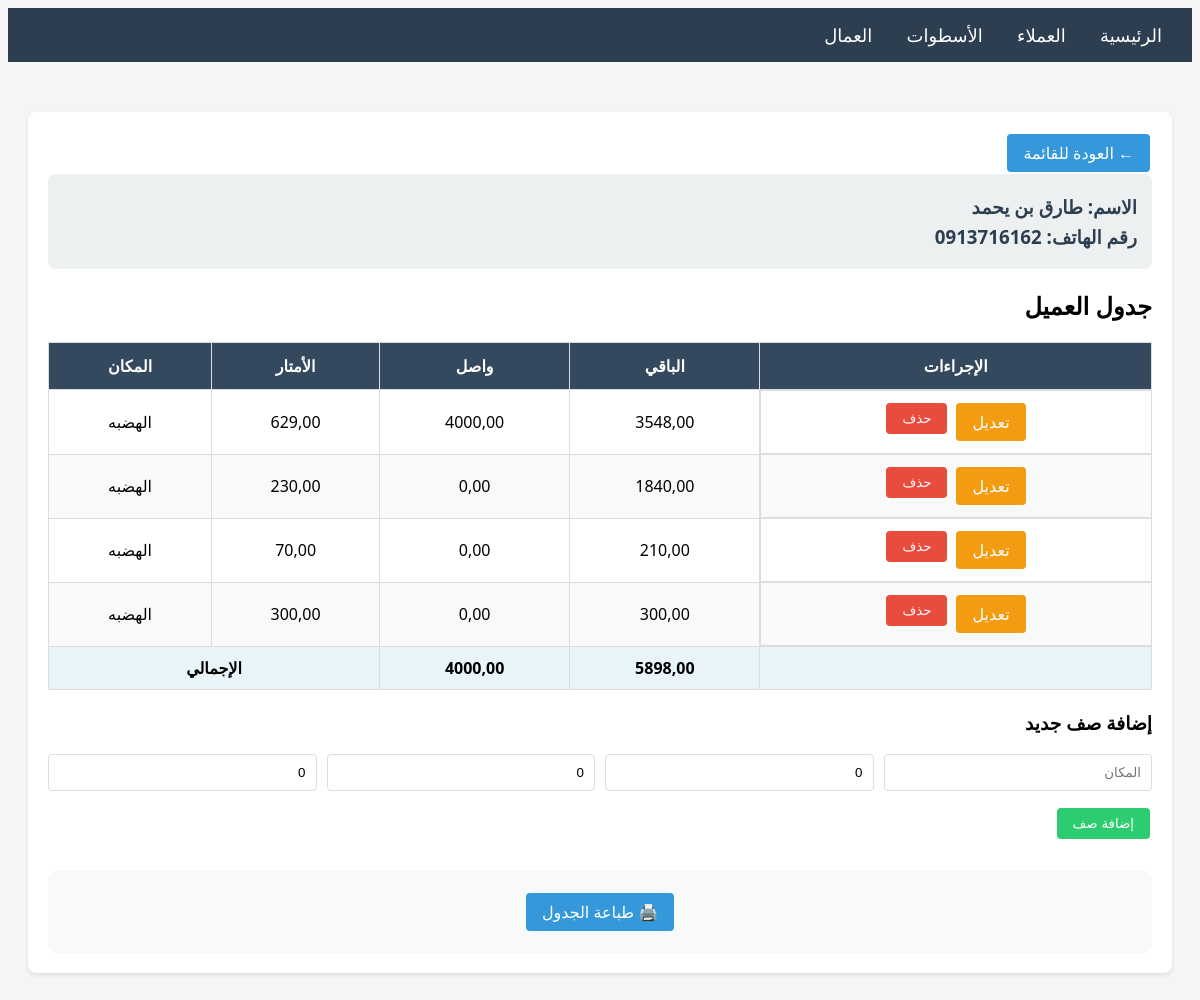
Screenshot of /customers/8/ with the database file from the repository.
### main/models.py (models this page shows, shortened)
class Customer(models.Model):
    name = models.CharField(max_length=200, verbose_name='الاسم')
    phone = models.CharField(max_length=20, verbose_name='رقم الهاتف')
    created_at = models.DateTimeField(auto_now_add=True)
    class Meta:
        verbose_name = 'عميل'
        verbose_name_plural = 'العملاء'
        ordering = ['-created_at']

class CustomerRow(models.Model):
    customer = models.ForeignKey(Customer, on_delete=models.CASCADE, related_name='rows', verbose_name='العميل')
    location = models.CharField(max_length=200, verbose_name='المكان')
    meters = models.DecimalField(max_digits=10, decimal_places=2, default=0, verbose_name='الأمتار')
    received = models.DecimalField(max_digits=10, decimal_places=2, default=0, verbose_name='واصل')
    remaining = models.DecimalField(max_digits=10, decimal_places=2, default=0, verbose_name='الباقي')
    order = models.IntegerField(default=0, verbose_name='الترتيب')
    class Meta:
        verbose_name = 'صف العميل'
        verbose_name_plural = 'صفوف العملاء'
        ordering = ['order', 'id']

### main/views.py (the view)
# urls.py: path('customers/<int:pk>/', views.customer_detail, name='customer_detail'),
def customer_detail(request, pk):
    customer = get_object_or_404(Customer, pk=pk)
    rows = customer.rows.all()
    total_received = sum(row.received for row in rows)
    total_remaining = sum(row.remaining for row in rows)
    if request.method == 'POST':
        form = CustomerRowForm(request.POST)
        if form.is_valid():
            row = form.save(commit=False)
            row.customer = customer
            row.order = customer.rows.count()
            row.save()
            messages.success(request, 'تم إضافة الصف بنجاح')
            return redirect('customer_detail', pk=pk)
    else:
        form = CustomerRowForm()
    context = {
        'customer': customer,
        'rows': rows,
        'form': form,
        'total_received': total_received,
        'total_remaining': total_remaining,
    }
    return render(request, 'main/customer_detail.html', context)

### main/forms.py
class CustomerRowForm(forms.ModelForm):
    class Meta:
        model = CustomerRow
        fields = ['location', 'meters', 'received', 'remaining']
        widgets = {
            'location': forms.TextInput(attrs={'class': 'form-control', 'placeholder': 'المكان'}),
            'meters': forms.NumberInput(attrs={'class': 'form-control', 'placeholder': 'الأمتار', 'step': '0.01'}),
            'received': forms.NumberInput(attrs={'class': 'form-control', 'placeholder': 'واصل', 'step': '0.01'}),
            'remaining': forms.NumberInput(attrs={'class': 'form-control', 'placeholder': 'الباقي', 'step': '0.01'}),
        }

### main/templates/main/customer_detail.html (shortened to what this page needs)
{% extends 'main/base.html' %}
{% block content %}
<div class="card">
    <a href="{% url 'customer_list' %}" class="btn btn-primary">← العودة للقائمة</a>
    <div class="customer-header">
        <h3>الاسم: {{ customer.name }}</h3>
        <h3>رقم الهاتف: {{ customer.phone }}</h3>
    </div>
    <h2>جدول العميل</h2>
    <div class="table-container">
        <table>
            <thead>
                <tr>
                    <th>الإجراءات</th>
                    <th>الباقي</th>
                    <th>واصل</th>
                    <th>الأمتار</th>
                    <th>المكان</th>
                </tr>
            </thead>
            <tbody>
                {% for row in rows %}
                <tr>
                    <td class="actions">
                        <a href="{% url 'customer_row_edit' row.pk %}" class="btn btn-warning">تعديل</a>
                        <form method="POST" action="{% url 'customer_row_delete' row.pk %}" style="display: inline;" onsubmit="return confirm('هل أنت متأكد من حذف هذا الصف؟')">
                            <button type="submit" class="btn btn-danger">حذف</button>
                        </form>
                    </td>
                    <td>{{ row.remaining }}</td>
                    <td>{{ row.received }}</td>
                    <td>{{ row.meters }}</td>
                    <td>{{ row.location }}</td>
                </tr>
                {% endfor %}
                <tr class="total-row">
                    <td></td>
                    <td>{{ total_remaining }}</td>
                    <td>{{ total_received }}</td>
                    <td colspan="2">الإجمالي</td>
                </tr>
            </tbody>
        </table>
    </div>
    <h3>إضافة صف جديد</h3>
    <form method="POST">
        <div style="display: grid; grid-template-columns: repeat(4, 1fr); gap: 10px;">
            <div class="form-group">
                {{ form.location }}
            </div>
            <div class="form-group">
                {{ form.meters }}
            </div>
            <div class="form-group">
                {{ form.received }}
            </div>
            <div class="form-group">
                {{ form.remaining }}
            </div>
        </div>
        <button type="submit" class="btn btn-success">إضافة صف</button>
    </form>
    <div class="print-section">
        <a href="{% url 'customer_print' customer.pk %}" class="btn btn-primary" target="_blank">🖨️ طباعة الجدول</a>
    </div>
</div>
{% endblock %}

### static/css/style.css (style rules this page uses)
body { direction: rtl; text-align: right; font-family: 'Segoe UI', Tahoma, Geneva, Verdana, sans-serif; background-color: #f5f5f5; }
.card { background: white; border-radius: 8px; padding: 20px; margin-bottom: 20px; box-shadow: 0 2px 4px rgba(0,0,0,0.1); }
.table-container { overflow-x: auto; margin: 20px 0; }
table { width: 100%; border-collapse: collapse; background: white; }
table th { background-color: #34495e; color: white; padding: 12px; text-align: center; border: 1px solid #ddd; }
table td { padding: 10px; text-align: center; border: 1px solid #ddd; }
table tr:nth-child(even) { background-color: #f9f9f9; }
.total-row { background-color: #e8f4f8 !important; font-weight: bold; }
.btn { padding: 8px 16px; border: none; border-radius: 4px; cursor: pointer; text-decoration: none; display: inline-block; margin: 2px; }
.btn-primary { background-color: #3498db; color: white; }
.btn-success { background-color: #2ecc71; color: white; }
.btn-danger { background-color: #e74c3c; color: white; }
.btn-warning { background-color: #f39c12; color: white; }
.form-group { margin-bottom: 15px; }
.form-control { width: 100%; padding: 10px; border: 1px solid #ddd; border-radius: 4px; box-sizing: border-box; }
.customer-header { background-color: #ecf0f1; padding: 15px; border-radius: 8px; margin-bottom: 20px; }
.customer-header h3 { margin: 5px 0; color: #2c3e50; }
.actions { display: flex; gap: 5px; justify-content: center; }
.print-section { text-align: center; margin-top: 30px; padding: 20px; background-color: #f8f9fa; border-radius: 8px; }
input[type="number"] { text-align: right; }

### rows the page displays
Customer: name "طارق بن يحمد", phone "0913716162"
CustomerRow: remaining "3548,00", received "4000,00", meters "629,00", location "الهضبه"
CustomerRow: remaining "1840,00", received "0,00", meters "230,00", location "الهضبه"
CustomerRow: remaining "210,00", received "0,00", meters "70,00", location "الهضبه"
CustomerRow: remaining "300,00", received "0,00", meters "300,00", location "الهضبه"

### other values shown
{{ total_remaining }} "5898,00"
{{ total_received }} "4000,00"
